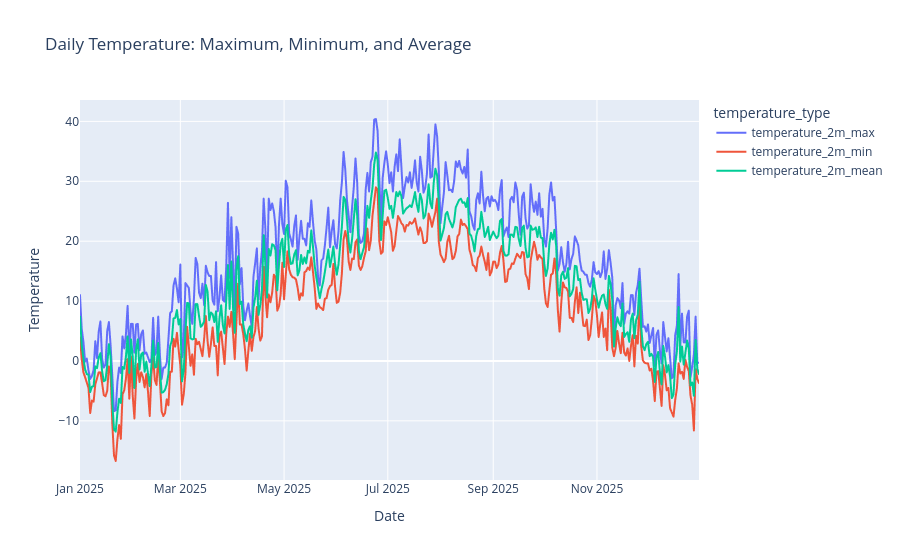

Notebook cell for this chart:
### Code cell
fig = px.line(
    temperature_long,
    x="date",
    y="temperature",
    color="temperature_type",
    title="Daily Temperature: Maximum, Minimum, and Average",
    markers=False
)

fig.update_layout(
    xaxis_title="Date",
    yaxis_title="Temperature",
    hovermode="x unified"
)

fig.show()

### Figure 1 — Plotly figure (JSON) as saved in the notebook; plotly's stock layout.template omitted (floating-point values rounded to 4 significant figures; data arrays with more than 128 entries replaced by an {"elided": "..."} marker saying what was removed)
{"data": [{"hovertemplate": "temperature_type=temperature_2m_max<br>date=%{x}<br>temperature=%{y}<extra></extra>", "legendgroup": "temperature_2m_max", "line": {"color": "#636efa", "dash": "solid"}, "marker": {"symbol": "circle"}, "mode": "lines", "name": "temperature_2m_max", "showlegend": true, "type": "scattergl", "x": {"elided": "365 str values"}, "xaxis": "x", "y": {"elided": "365 float values"}, "yaxis": "y"}, {"hovertemplate": "temperature_type=temperature_2m_min<br>date=%{x}<br>temperature=%{y}<extra></extra>", "legendgroup": "temperature_2m_min", "line": {"color": "#EF553B", "dash": "solid"}, "marker": {"symbol": "circle"}, "mode": "lines", "name": "temperature_2m_min", "showlegend": true, "type": "scattergl", "x": {"elided": "365 str values"}, "xaxis": "x", "y": {"elided": "365 float values"}, "yaxis": "y"}, {"hovertemplate": "temperature_type=temperature_2m_mean<br>date=%{x}<br>temperature=%{y}<extra></extra>", "legendgroup": "temperature_2m_mean", "line": {"color": "#00cc96", "dash": "solid"}, "marker": {"symbol": "circle"}, "mode": "lines", "name": "temperature_2m_mean", "showlegend": true, "type": "scattergl", "x": {"elided": "365 str values"}, "xaxis": "x", "y": {"elided": "365 float values"}, "yaxis": "y"}], "layout": {"hovermode": "x unified", "legend": {"title": {"text": "temperature_type"}, "tracegroupgap": 0}, "title": {"text": "Daily Temperature: Maximum, Minimum, and Average"}, "xaxis": {"anchor": "y", "domain": [0, 1], "title": {"text": "Date"}}, "yaxis": {"anchor": "x", "domain": [0, 1], "title": {"text": "Temperature"}}}}
